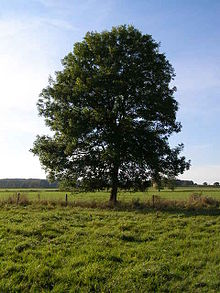
#> input picture src/ros_essentials_cpp_2/src/topic03_perception/images/tree.jpg, 220 x 293 px
$ python open_copy.py
#> lines starting #> are read from the running program, lines starting #| are printed output that depends on the picture; after the words box and inside, x2 and y2 are one past the last pixel; in counts of white or black regions, pixels touching at a corner belong together
#!/usr/bin/env python

#import numpy: the data structure that will handle an image
import numpy as np

#import openCV
import cv2


#image_name = "flower"
#image_name = "chess"
image_name = "tree"


print ('read an image from file')
img = cv2.imread("images/"+image_name+".jpg", 2)
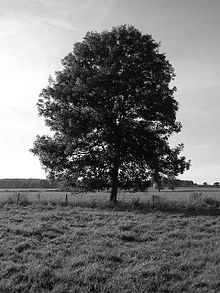
#> img: shape (293, 220); min 0, max 255, mean 115.6
#img = cv2.imread("images/"+image_name+".jpg")

print(img[0:10, 0:10, ])
#| [[214 213 213 214 215 214 213 211 211 211]
#|  [215 214 213 214 214 214 213 211 212 211]
#|  [215 214 213 213 214 214 213 212 212 212]
#|  [216 215 213 213 214 215 214 213 213 212]
#|  [217 215 213 213 214 215 214 214 214 213]
#|  [218 216 214 213 214 215 215 215 215 214]
#|  [218 216 214 213 214 215 215 215 215 214]
#|  [219 216 214 213 214 215 216 216 215 215]
#|  [217 218 218 217 215 215 216 217 215 214]
#|  [219 219 219 219 217 217 218 219 216 216]]


bw_img = img
ret, bw_img = cv2.threshold(img,50,255,cv2.THRESH_BINARY_INV)
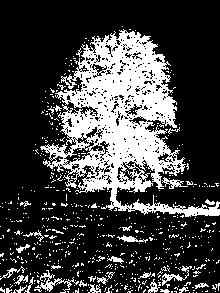
#> bw_img: shape (293, 220); 25.4% white; 600 white regions (568 under 20 px), largest, box (x1, y1, x2, y2) and area: (40, 29, 220, 217) 13094, (34, 270, 79, 293) 261, (162, 266, 192, 286) 151

'''
img.type - the data type of the object
img.size - size in bytes = dim0*dim1*dim3
img.shape - a tupe of the dimentions like (150,300,3)
img.shape[0] - length of the 0 dim i.e. rows
img.shape[1] - length of the 1 dim i.e. cols
img.shape[2] - length of the 2 dim i.e. channels - BGR
img.dtype - the data type of elements of the array i.e uint8
length, width, channels = img.shape - a way to assign the dimension to variables
'''


print ('create a window holder for the image')
cv2.namedWindow("Image",cv2.WINDOW_NORMAL)

print ('display the image')
cv2.imshow("Image", bw_img)

print ('press a key inside the image to make a copy')
cv2.waitKey(0)
cv2.destroyAllWindows()

print ('image copied to folder images/copy/')
cv2.imwrite("images/copy/"+image_name+"-copy.jpg",bw_img)

$ run again, with src/ros_essentials_cpp_2/src/topic03_perception/images/chess.jpg copied over src/ros_essentials_cpp_2/src/topic03_perception/images/tree.jpg
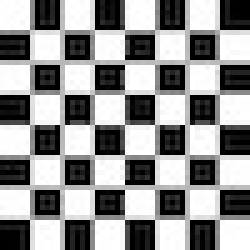
#> input picture src/ros_essentials_cpp_2/src/topic03_perception/images/chess.jpg, 50 x 50 px (shown 5 times larger)
#> img is the input picture: shape (50, 50); min 0, max 255, mean 145.1
#| [[253 255 255 252 255 254 138   0  28   0]
#|  [255 254 255 255 251 254 138   3  30   4]
#|  [255 255 254 249 254 255 138   0  28   0]
#|  [254 253 251 255 255 251 138   0  23   6]
#|  [255 253 255 255 246 255 141   0  46  25]
#|  [254 255 252 255 255 254 125   1   0   0]
#> (further printed lines are left out)
#> `ret, bw_img = cv2.threshold(img,50,255,cv2.THRESH_BINARY_INV)`:
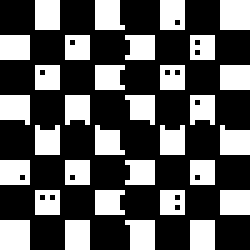
#> bw_img: shape (50, 50) (shown 5 times larger); 35.6% white; 32 white regions, largest, box (x1, y1, x2, y2) and area: (44, 0, 50, 6) 36, (0, 44, 6, 50) 36, (19, 0, 25, 6) 31
